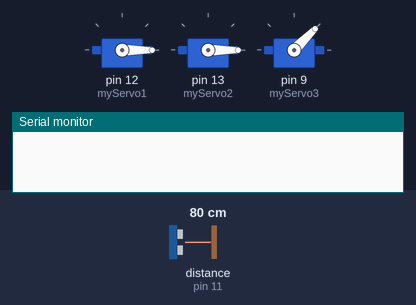
Recording of a sketch running on a simulated Arduino Uno, built with avr-gcc and run on an emulated ATmega328P. Parts: 3 × servo, the last lines printed to the serial monitor. Wiring (inferred from the names in the program): ultrasonic range finder: trigger pin 10; echo pin 11. The test bench sets the inputs (shaded band); at power-on: distance to the obstacle (sensor on pin 11) 80 cm. The echo pulse lasts 58.3 µs per cm. At 3.4 s the program stops and its outputs stay as they are.

Above: at 0.1 s.
At 2.26 s:
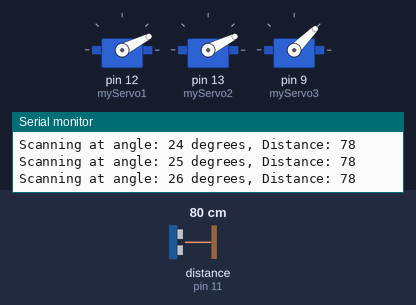
2.3 s: distance to the obstacle (sensor on pin 11) set to 2 cm
At 3.2 s:
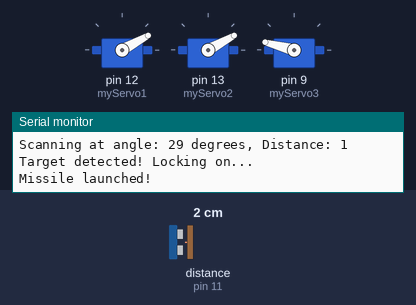
Timing chart, 0 to 4.9 s (numbered marks = the images above; inputs shaded):
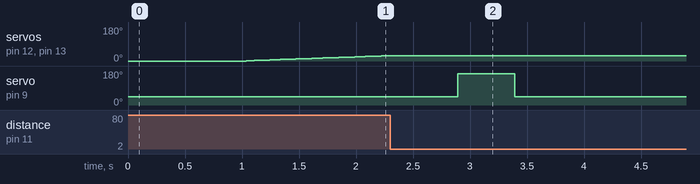

Measured:
- after the input at 2.3 s, servo on pin 12 (myServo1), servo on pin 13 (myServo2): goes on until 2.3 s, then stays 29°; servo on pin 9 (myServo3): 45° → 165° after 0.59 s, → 45° 0.50 s later

The sketch:

esd_da.ino
```cpp
#include <Servo.h>

// Define the pins for our HC-SR04 Ultrasonic Sensor
const int trigPin = 10;
const int echoPin = 11;

// Variables to store the sensor reading
long duration;
int distance;

// Create servo objects to control our motors
Servo myServo1; // This servo sweeps the sensor
Servo myServo2; // This servo aims the launcher
Servo myServo3; // This servo pulls the firing pin

void setup() {
  pinMode(trigPin, OUTPUT); // The trigger pin sends out a sound pulse
  pinMode(echoPin, INPUT);  // The echo pin listens for the return pulse
  Serial.begin(9600);       // Start serial communication to see what's happening in the Serial Monitor

  // Attach our servos to their corresponding pins on the Arduino
  myServo1.attach(12);
  myServo2.attach(13);
  myServo3.attach(9);

  // Set the initial positions for the servos on startup
  myServo1.write(0);  // Aim the sensor servo to the start position
  myServo2.write(0);  // Aim the launcher servo to the start position
  myServo3.write(45); // Set the firing servo to its 'loaded' position
  delay(1000);        // Give the servos a moment to get into position
}

void loop() {
  // Begin the scanning sweep from 0 to 90 degrees
  for (int i = 0; i <= 90; i++) {
    myServo1.write(i); // Move the sensor servo
    myServo2.write(i); // Move the launcher servo in sync
    delay(30);         // A small delay to make the sweep smooth

    distance = calculateDistance(); // Check the distance at the current angle

    // Print the current status to the serial monitor for debugging
    Serial.print("Scanning at angle: ");
    Serial.print(i);
    Serial.print(" degrees, Distance: ");
    Serial.println(distance);

    // Check if a target has entered the "danger zone" (less than 50 cm)
    if (distance > 0 && distance < 50) {
      Serial.println("Target detected! Locking on...");
      myServo1.write(i); // Lock the sensor servo in place
      myServo2.write(i); // Lock the launcher servo in place
      delay(500);

      // Fire the missile!
      Serial.println("Missile launched!");
      myServo3.write(165); // Move the firing pin to release the rubber band
      delay(500);
      myServo3.write(45);  // Return the firing pin to the 'loaded' position

      // Mission complete! The system halts here.
      // You'll need to reset the Arduino to run the scan again.
      while(true);
    }
  }
}

// A handy function to get the distance from the ultrasonic sensor
int calculateDistance() {
  // Send out a clean 10 microsecond pulse
  digitalWrite(trigPin, LOW);
  delayMicroseconds(2);
  digitalWrite(trigPin, HIGH);
  delayMicroseconds(10);
  digitalWrite(trigPin, LOW);

  // Read how long it takes for the echo to return
  duration = pulseIn(echoPin, HIGH);

  // The speed of sound is 0.034 cm/µs. The pulse travels to the object AND back, so we divide by 2.
  distance = duration * 0.034 / 2;

  // Ignore faulty readings that are too close or too far
  if (distance <= 0 || distance > 400) {
    return 400;
  }

  return distance;
}
```
